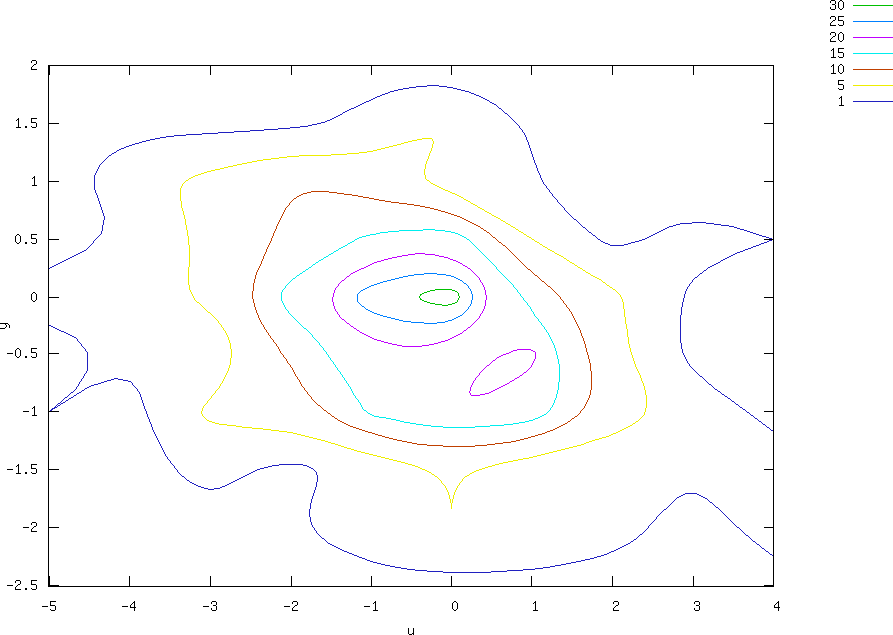

Reproduce this figure in gnuplot.
set xlabel 'u'
set ylabel 'y'
set view map
set contour
unset surface
set cntrparam bspline
set cntrparam levels discrete 1,5,10,15,20,25,30
splot 'u_ny_d2d.dat' w l
pause -1
#set terminal postscript landscape
#set output 'u_ny_d2d.ps'
set terminal png large size 1024,768 crop
set output 'u_ny_d2d.png'
replot
